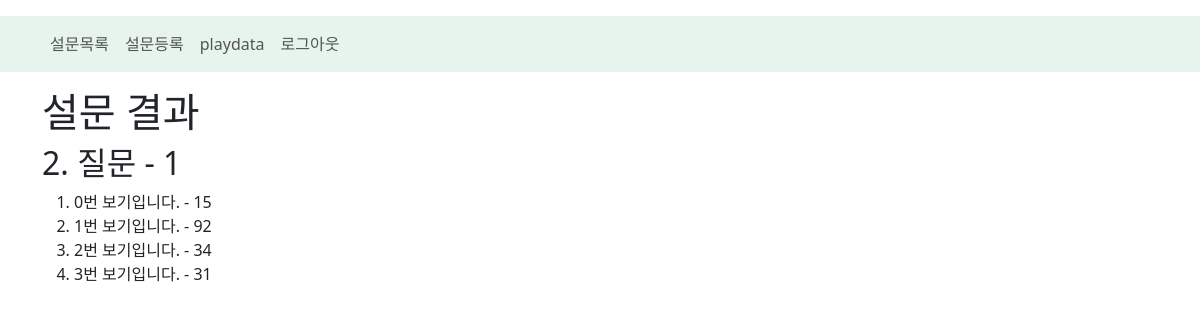
/polls/vote_result/2 (signed in), run on the app's committed database.
### account/models.py (models this page shows, shortened)
class CustomUser(AbstractUser):
    name = models.CharField(
        max_length=100,
        verbose_name="이름"# Form 관련 설정.
    )
    email = models.EmailField( # DB-varchar, python-str: Email유효성 검사를 한다.
        max_length=100,
        verbose_name="Email"
    )
    birthday = models.DateField( # DB: date 타입, python: datetime.date
        verbose_name="생일",
        null=True,  # Nullable 컬럼
        blank=True, # Form관련 설정. 빈 문자열(값)을 받을 수 있다.
    )
    profile_img = models.ImageField(
        verbose_name="프로필 사진",
        null=True, # DB: NULL 허용컬럼
        blank=True,# Form: required=False
        upload_to="images/profile/%Y/%m/%d"
    )

### polls/models.py (models this page shows, shortened)
class Question(models.Model):
    question_text = models.CharField(max_length=200)  #CharField() -> 문자열타입(varchar, str)
    pub_date = models.DateTimeField(auto_now_add=True)

class Choice(models.Model):
    choice_text = models.CharField(max_length=200)
    votes = models.IntegerField(default=0) # 정수타입 (int, int)
    question = models.ForeignKey(
        Question, # 참조할 Model Class
        on_delete=models.CASCADE # 참조 값이 삭제 된 경우 어떻게 할지 -> cascade: 삭제
    ) # FK -> Question의 id를 참조.

### polls/views.py (the view)
# urls.py: path("vote_result/<int:question_id>", views.vote_result, name="vote_result"),
def vote_result(request, question_id):
    question = Question.objects.get(pk=question_id)
    return render(
        request, "polls/vote_result.html", {"question":question}
    )

### polls/templates/polls/vote_result.html (shortened to what this page needs)
{% extends "layout/main_layout.html"%}
{% block contents%}
<h1>설문 결과</h1>
<h2>{{question.pk}}. {{question.question_text}}</h2>
<ol>
    {% for choice in question.choice_set.all %}
        <li>{{choice.choice_text}} - {{choice.votes}}</li>
    {% endfor %}
</ol>
{% endblock contents%}

### templates/layout/main_layout.html (shortened to what this page needs)
<!DOCTYPE html>
<html lang="en">
<head>
    <link href="https://cdn.jsdelivr.net/npm/bootstrap@5.3.8/dist/css/bootstrap.min.css" rel="stylesheet">
</head>
<body>
<nav class="navbar navbar-expand-sm bg-success bg-opacity-10 mt-3">
    <div class="container">
        <div class="navbar-nav">
            <a href="{% url 'polls:list' %}" class="nav-link">설문목록</a>
            {% if user.is_authenticated %}
                <a href="{% url 'polls:vote_create' %}" class="nav-link">설문등록</a>
                <a href="{% url 'account:detail' %}" class="nav-link">{{user.username}}</a>
                <a href="{% url 'account:logout' %}" class="nav-link">로그아웃</a>
            {% endif %}
        </div>
    </div>
</nav>
<div class="container mt-3">
{% block contents %}{% endblock contents%}
</div>
</body>
</html>

### data on the page
CustomUser: username "playdata"
Question: pk "2", question_text "질문 - 1"
Choice: choice_text "0번 보기입니다.", votes "15"
Choice: choice_text "1번 보기입니다.", votes "92"
Choice: choice_text "2번 보기입니다.", votes "34"
Choice: choice_text "3번 보기입니다.", votes "31"
